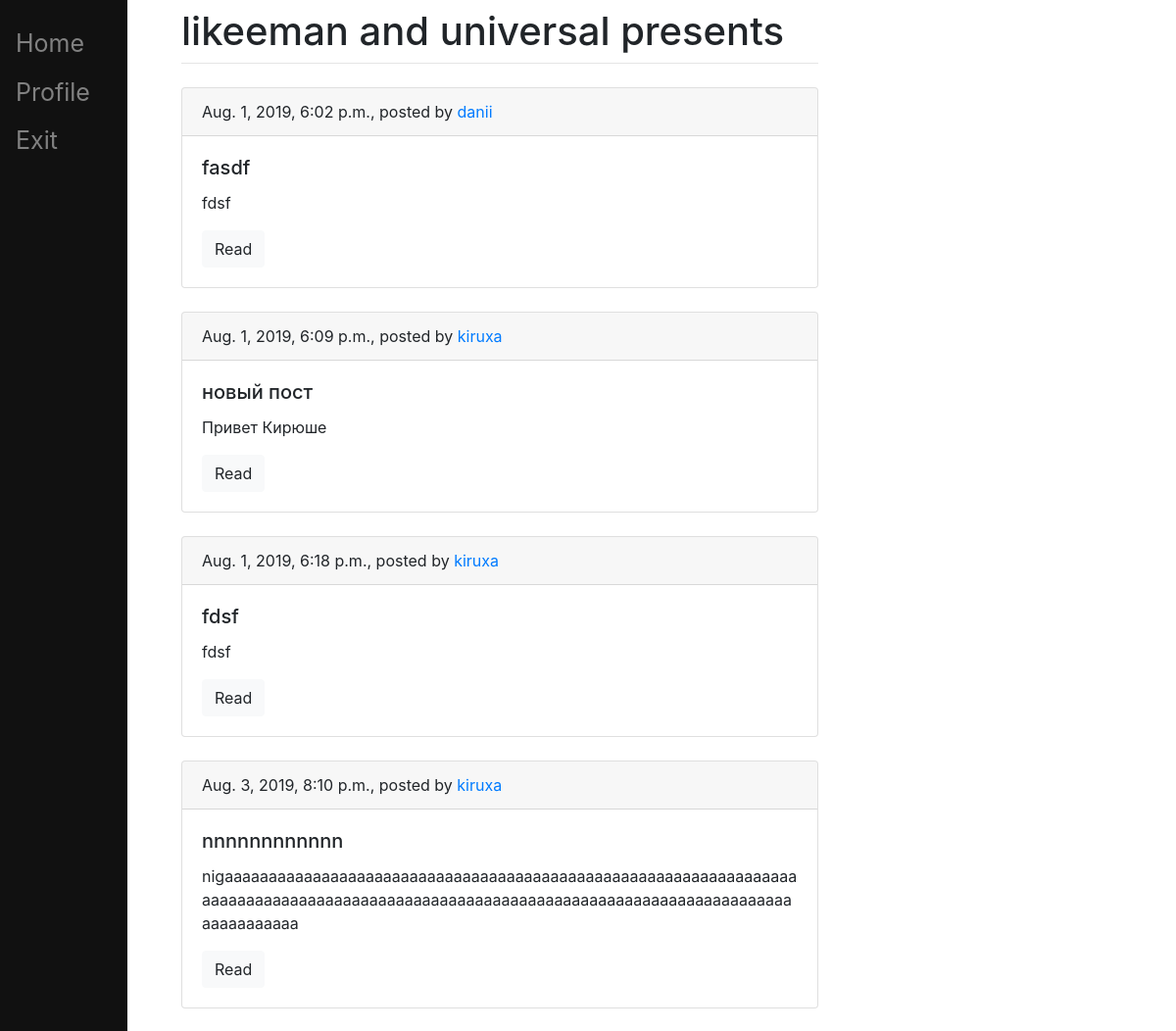
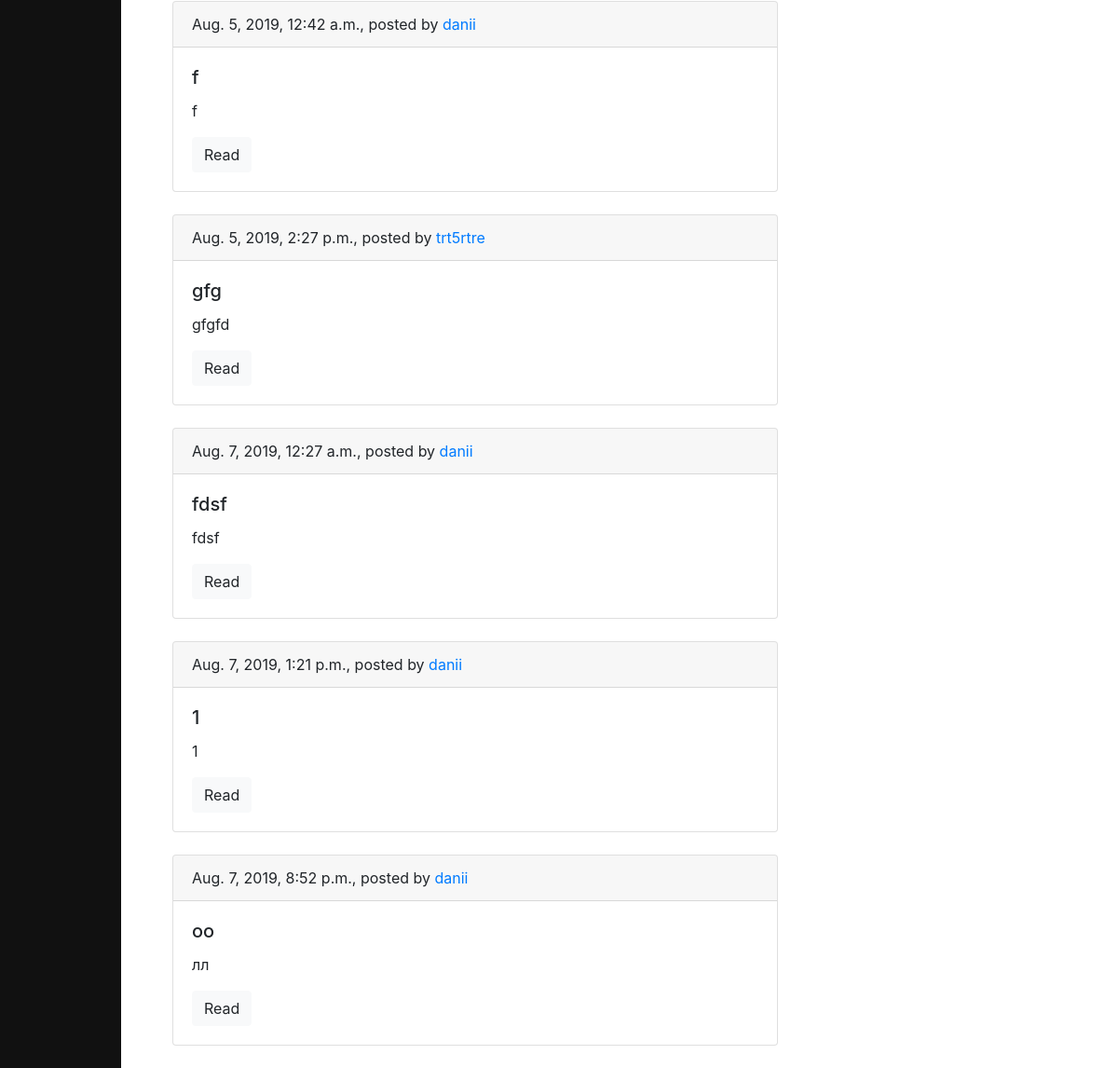
The app's page / (signed in) with its own data (2 pictures, top to bottom).
### blog/models.py (models this page shows, shortened)
class Post(models.Model):
    author = models.ForeignKey(settings.AUTH_USER_MODEL, on_delete=models.CASCADE)
    title = models.CharField(max_length=200)
    text = models.TextField()
    created_date = models.DateTimeField(default=timezone.now)
    published_date = models.DateTimeField(blank=True, null=True)

### blog/views.py (the view)
# urls.py: path('', views.post_list, name='post_list'),
def post_list(request):
    posts = Post.objects.filter(published_date__lte=timezone.now()).order_by('published_date')
    return render(request, 'blog/post_list.html', {'posts': posts})

### blog/templates/blog/post_list.html (shortened to what this page needs)
{% extends 'blog/base.html' %}
{% block content %}
    {% for post in posts %}
        <div class="card mb-4">
            <div class="card-header">
                {{ post.published_date }}, posted by <a href="#">{{post.author}}</a>
            </div>
        <div class="card-body">
            <h5 class="card-title">{{ post.title }}</h5>
        <p class="card-text">{{ post.text|truncatewords:15 }}</p>
        <a href="{% url 'post_detail' pk=post.pk %}" class="btn btn-light">Read</a>
      </div>
    </div>
    {% endfor %}
{% endblock %}

### records on screen
Post: published_date "Aug. 1, 2019, 6:02 p.m.", author "danii", title "fasdf", text "fdsf"
Post: published_date "Aug. 1, 2019, 6:09 p.m.", author "kiruxa", title "новый пост", text "Привет Кирюше"
Post: published_date "Aug. 1, 2019, 6:18 p.m.", author "kiruxa", title "fdsf", text "fdsf"
Post: published_date "Aug. 3, 2019, 8:10 p.m.", author "kiruxa", title "nnnnnnnnnnnn", text "nigaaaaaaaaaaaaaaaaaaaaaaaaaaaaaaaaaaaaaaaaaaaaaaaaaaaaaaaaaaaaaaaaaaaaaaaaaaaaaaaaaaaaaaaaaaaaaaaaaaaaaaaaaaaaaaaaaaaaaaaaaaaaaaaaaaaaaaaaaaaaaaa"
Post: published_date "Aug. 5, 2019, 12:42 a.m.", author "danii", title "f", text "f"
Post: published_date "Aug. 5, 2019, 2:27 p.m.", author "trt5rtre", title "gfg", text "gfgfd"
Post: published_date "Aug. 7, 2019, 12:27 a.m.", author "danii", title "fdsf", text "fdsf"
Post: published_date "Aug. 7, 2019, 1:21 p.m.", author "danii", title "1", text "1"
Post: published_date "Aug. 7, 2019, 8:52 p.m.", author "danii", title "оо", text "лл"
